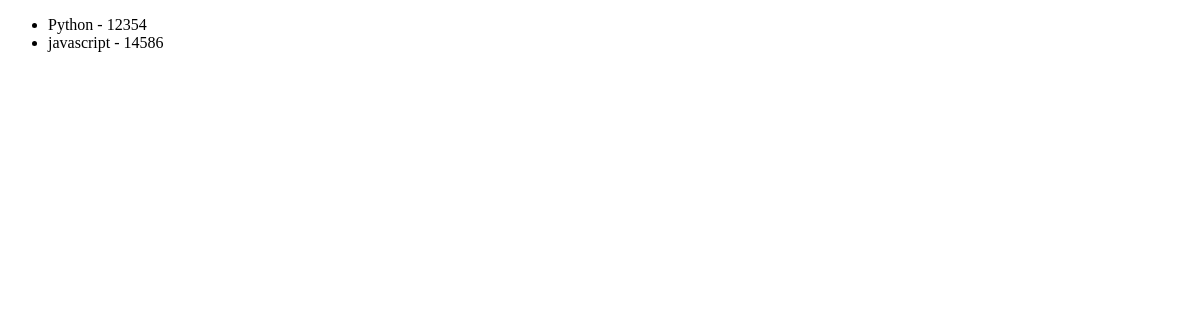
/app-coder/listado_de_cursos/, run on an earlier commit of the app's database.
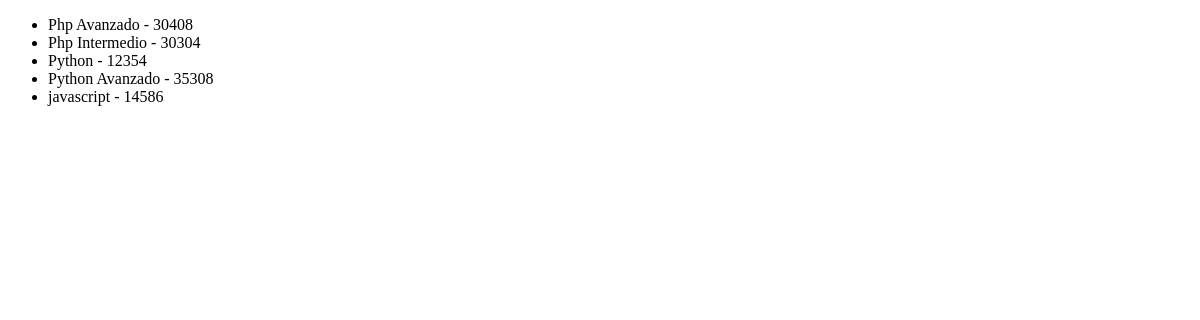
And on a later commit of the database.
### AppCoder/models.py (models this page shows, shortened)
class Curso(models.Model):
    nombre = models.CharField(max_length=50)
    camada = models.IntegerField()
    class Meta():
        ordering = ("nombre", "camada")

### AppCoder/views.py (the view)
# urls.py: path('listado_de_cursos/', lista_cursos),
def lista_cursos (request):
    lista = Curso.objects.all()
    return render(request, "Lista_cursos.html", {"lista_cursos" : lista})

### AppCoder/templates/Lista_cursos.html (shortened to what this page needs)
<!DOCTYPE html>
<html lang="en">
<head>
</head>
<body>
    <ul>
        {% for curso in lista_cursos %}
            <li> {{curso.nombre}} - {{curso.camada}} </li>
        {% endfor %}
    </ul>
</body>
</html>

What changed in the data, as far as the page shows it:
added Curso: nombre "Php Avanzado", camada "30408"
added Curso: nombre "Php Intermedio", camada "30304"
added Curso: nombre "Python Avanzado", camada "35308"
